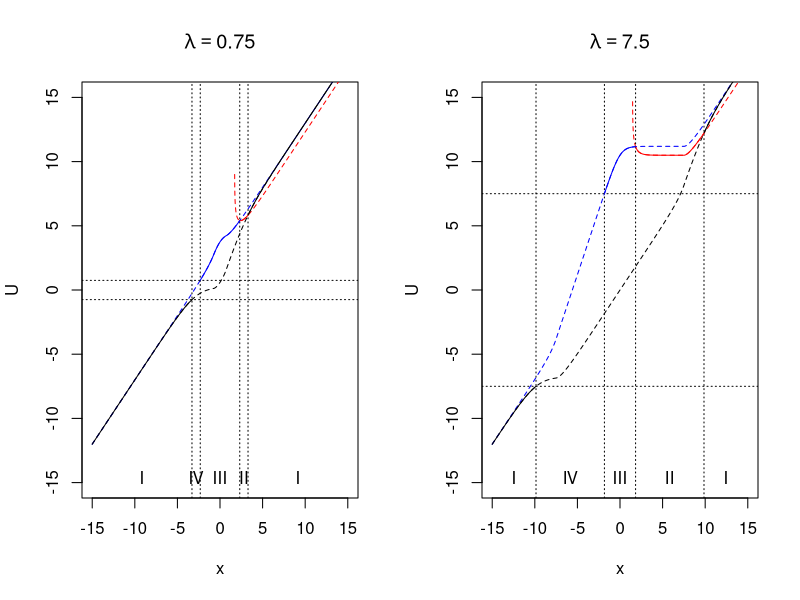
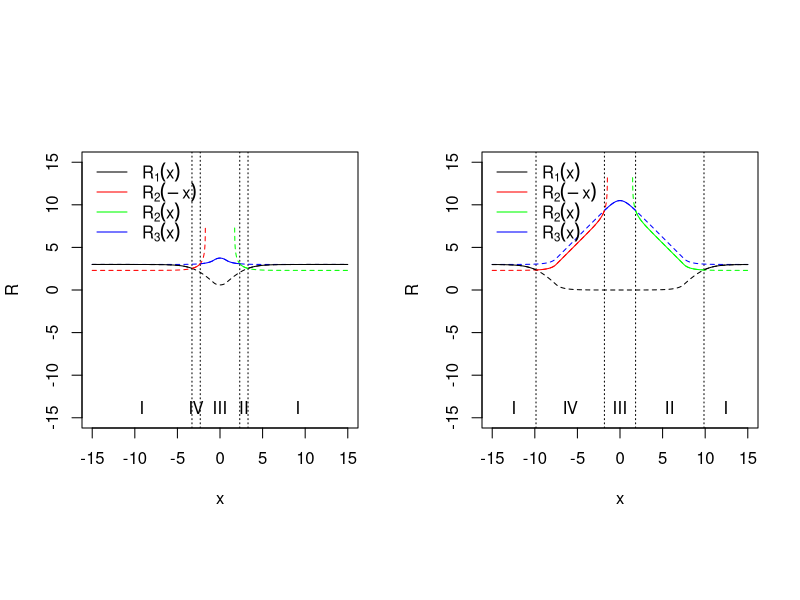
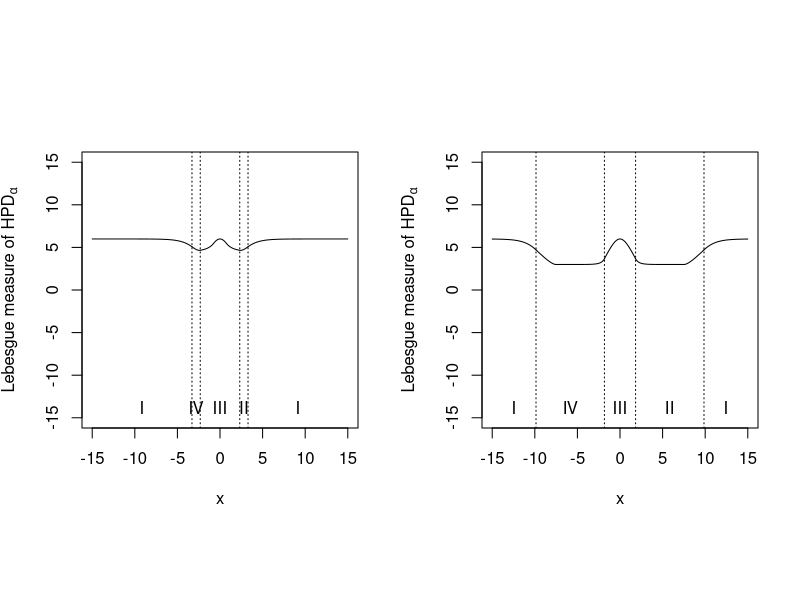

Recreate these plots in R, in order.
#--------------------------------------------------------------------------------------------------------------------#
# On frequentist coverage of Bayesian credible sets for estimation of the mean under constraints
# Duisters & Schmidt-Hieber
# Math Institute, Leiden University
# June 2019
#--------------------------------------------------------------------------------------------------------------------#
#--------------------------------------------------------------------------------------------------------------------#
# source functions
library(rmutil) #dlaplace

#--------------------------------------------------------------------------------------------------------------------#
# Plots
#--------------------------------------------------------------------------------------------------------------------#
# Fig 3: Visualize R functions
dist <- "Lap"

# localize g and G functions
if(dist=="Lap"){
  g <- function(x,theta0=0){dlaplace(x,m=theta0,s=1)}
  G <- function(x,theta0=0){plaplace(x,m=theta0,s=1)}  
  Ginv <- function(p){qlaplace(p)}
}
if(dist=="Normal"){
  g <- function(x,theta0=0){dnorm(x,theta0,1)}
  G <- function(x,theta0=0){pnorm(x,theta0,1)}
  Ginv <- function(p){qnorm(p)}  # make precise by always considering small p as opposed to large  
}
if(dist=="t3"){
  g <- function(x,theta0=0){dt(x,3)}
  G <- function(x,theta0=0){pt(x,3)}  
  Ginv <- function(p){qt(p,3)}
}
if(dist=="t5"){
  g <- function(x,theta0=0){dt(x,5)}
  G <- function(x,theta0=0){pt(x,5)}  
  Ginv <- function(p){qt(p,5)}
}
if(dist=="Cauchy"){
  g <- function(x,theta0=0){dcauchy(x,theta0,1)}
  G <- function(x,theta0=0){pcauchy(x,theta0,1)}  
  Ginv <- function(p){qcauchy(p)}
}

# R functions
R1f <- function(x,alpha,w,lambda){Ginv(pmax(0,pmin(1,1 - alpha/2 - (1-w)/(2*w)*alpha*g(x)-((1-alpha)/2)*(G(lambda-x)-G(-lambda-x)))))}
R2f <- function(x,alpha,w,lambda){Ginv(pmax(0,pmin(1,1 - alpha - (1-w)/w*alpha*g(x)+alpha*(G(lambda-x)-G(-lambda-x)) + G(-lambda-x))))}
R3f <- function(x,alpha,w,lambda){Ginv(pmax(0,pmin(1,1 - alpha/2 - (1-w)/(2*w)*alpha*g(x)+(alpha/2)*(G(lambda-x)-G(-lambda-x)))))}

alpha <- 0.05
lambdas <- c(0.75,7.5)
w <- 1
#w<-0.2

pdf("Figures/figR.pdf",width=9)

xgrid <- seq(-15,15,0.01)
par(mfrow=c(1,length(lambdas)),pty="s")
for(lambda in lambdas){
  
  # get R
  R1 <- R1f(xgrid,alpha,w,lambda)
  R2 <- R2f(xgrid,alpha,w,lambda)
  R3 <- R3f(xgrid,alpha,w,lambda)
  
  plot(xgrid,xgrid,type="n",xlab="x",ylab="R",ylim=c(-15,15),asp=1) #main=bquote(lambda==.(lambda))
  
  x1 <- xgrid[xgrid > lambda + R1]
  x2 <- xgrid[(xgrid > 0) & (-lambda + R3 < xgrid) & (xgrid <= lambda + R1)  ]
  x3 <- xgrid[abs(xgrid) <= -lambda + R3]
  x4 <- (-x2)
  x5 <- xgrid[-xgrid > lambda + R1]
  
  abline(v=c(max(x5),min(x3),max(x3),min(x1)),lty=3)
  mtext(c("I","IV","III","II","I"),side=1,adj=0.5,line=-1.5,at=c((min(xgrid)+max(x5))/2,(max(x5)+min(x3))/2,(min(x3)+max(x3))/2,(max(x3)+min(x1))/2,(min(x1)+max(xgrid))/2))
  
  lines(xgrid,R1,lty=2)
  lines(xgrid,R2,col="green",lty=2)
  lines(xgrid,R2f(-xgrid,alpha,w,lambda),col="red",lty=2)
  lines(xgrid,R3,col="blue",lty=2)
  
  # exclude |x| <= t_alpha
  ta <-xgrid[((w/(1-w))*(G(xgrid - lambda) + G(-xgrid - lambda))/g(xgrid)) <= (alpha/(1-alpha))]
  if(length(ta)>0){
    polygon(x=c(-ta,ta,ta,-ta,-ta),y=c(-100,-100,100,100,-100),col="grey")
  }
  
  
  lines(x1,R1f(x1,alpha,w,lambda),lty=1)
  lines(x2,R2f(x2,alpha,w,lambda),col="green",lty=1)
  lines(x3,R3f(x3,alpha,w,lambda),col="blue",lty=1)
  lines(x4,R2f(-x4,alpha,w,lambda),col="red",lty=1)
  lines(x5,R1f(x5,alpha,w,lambda),lty=1)
  
  legend("topleft",c(expression(R[1](x)),expression(R[2](-x)),expression(R[2](x)),expression(R[3](x))),
         lty=c(1,1,1,1),col=c(1,"red","green","blue"),bty="n",seg.len=2)
}

dev.off()

# check, should give the same as FigLU :
# plot U
par(mfrow=c(1,length(lambdas)))
for(lambda in lambdas){
  plot(xgrid,xgrid,type="n",xlab="x",ylab="U",ylim=c(-15,15),main=bquote(lambda==.(lambda)))
  
  lines(xgrid,xgrid+R1f(xgrid,alpha,w,lambda),lty=2)
  lines(xgrid,xgrid+R2f(xgrid,alpha,w,lambda),col="red",lty=2)
  lines(xgrid,xgrid+R3f(xgrid,alpha,w,lambda),col="blue",lty=2)

  x1 <- x2 <- x3 <- x5 <-  numeric(0)
  x1 <- xgrid[xgrid > lambda + R1f(xgrid,alpha,w,lambda)]
  x5 <- xgrid[-xgrid > lambda + R1f(xgrid,alpha,w,lambda)]
  x2 <- xgrid[(xgrid > 0) & (-lambda + R3f(xgrid,alpha,w,lambda) < xgrid) & (xgrid <= lambda + R1f(xgrid,alpha,w,lambda))]
  x3 <- xgrid[abs(xgrid) <= -lambda + R3f(xgrid,alpha,w,lambda)]
  
  abline(h=c(-lambda,lambda),lty=3)
  abline(v=c(max(x5),min(x3),max(x3),min(x1)),lty=3)
  mtext(c("I","IV","III","II","I"),side=1,adj=0.5,line=-1.5,at=c((min(xgrid)+max(x5))/2,(max(x5)+min(x3))/2,(min(x3)+max(x3))/2,(max(x3)+min(x1))/2,(min(x1)+max(xgrid))/2))
  
  
  if(length(x1)>0){lines(x1,x1+R1f(x1,alpha,w,lambda),lty=1)}
  if(length(x5)>0){lines(x5,x5+R1f(x5,alpha,w,lambda),lty=1)}
  if(length(x2)>0){lines(x2,x2+R2f(x2,alpha,w,lambda),col="red",lty=1)}
  if(length(x3)>0){lines(x3,x3+R3f(x3,alpha,w,lambda),col="blue",lty=1)}
  
}

# ---------------------------------------------------------------------------------------- #
# Lebesgue measure HPD credible set


alpha <- 0.05
lambdas <- c(0.75,7.5)
w <- 1
#w<-0.2

pdf("Figures/figsize.pdf",width=9)

xgrid <- seq(-15,15,0.01)
par(mfrow=c(1,length(lambdas)),pty="s")
for(lambda in lambdas){
  plot(xgrid,xgrid,type="n",xlab="x",ylab=expression(paste("Lebesgue measure of ",HPD[alpha])),ylim=c(-15,15),asp=1)
  
  x1 <- xgrid[xgrid > lambda + R1f(xgrid,alpha,w,lambda)]
  x2 <- xgrid[(xgrid > 0) & (-lambda + R3f(xgrid,alpha,w,lambda) < xgrid) & (xgrid <= lambda + R1f(xgrid,alpha,w,lambda))  ]
  x3 <- xgrid[abs(xgrid) <= -lambda + R3f(xgrid,alpha,w,lambda)]
  x4 <- (-x2)
  x5 <- xgrid[-xgrid > lambda + R1f(xgrid,alpha,w,lambda)]
  
  lines(x1,2*R1f(x1,alpha,w,lambda)) # black
  lines(x2,x2+R2f(x2,alpha,w,lambda)-lambda,col="black") #green
  lines(x3,2*R3f(x3,alpha,w,lambda)-2*lambda,col="black") # blue
  lines(x4,-x4+R2f(-x4,alpha,w,lambda)-lambda,col="black") # red
  lines(x5,2*R1f(x5,alpha,w,lambda)) # black
  
  abline(v=c(max(x5),min(x3),max(x3),min(x1)),lty=3)
  mtext(c("I","IV","III","II","I"),side=1,adj=0.5,line=-1.5,at=c((min(xgrid)+max(x5))/2,(max(x5)+min(x3))/2,(min(x3)+max(x3))/2,(max(x3)+min(x1))/2,(min(x1)+max(xgrid))/2))
  
}

dev.off()
